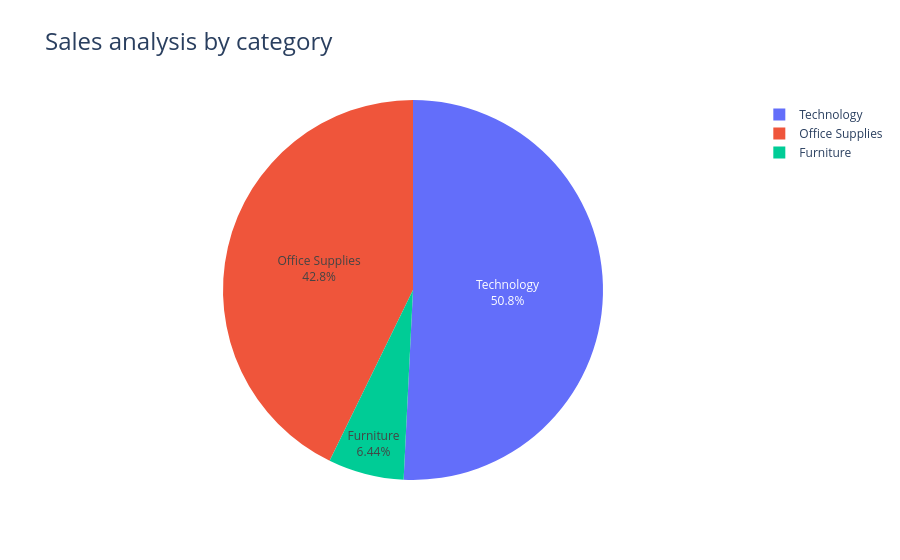

The notebook cell this image was saved under:
### Code cell
fig5 = px.pie(profit_by_category,
             values='Profit',
             names ='Category',
             title='profit analysis by category')
fig5.update_traces(textposition='inside',textinfo='percent+label')
fig5.update_layout(title_text='Sales analysis by category',title_font = dict(size=24))
fig5.show()

### Figure 1 — Plotly figure (JSON) as saved in the notebook; plotly's stock layout.template omitted (floating-point values rounded to 4 significant figures)
{"data": [{"domain": {"x": [0, 1], "y": [0, 1]}, "hovertemplate": "Category=%{label}<br>Profit=%{value}<extra></extra>", "labels": ["Furniture", "Office Supplies", "Technology"], "legendgroup": "", "name": "", "showlegend": true, "textinfo": "percent+label", "textposition": "inside", "type": "pie", "values": [18450.0, 122500.0, 145500.0]}], "layout": {"legend": {"tracegroupgap": 0}, "title": {"font": {"size": 24}, "text": "Sales analysis by category"}}}
